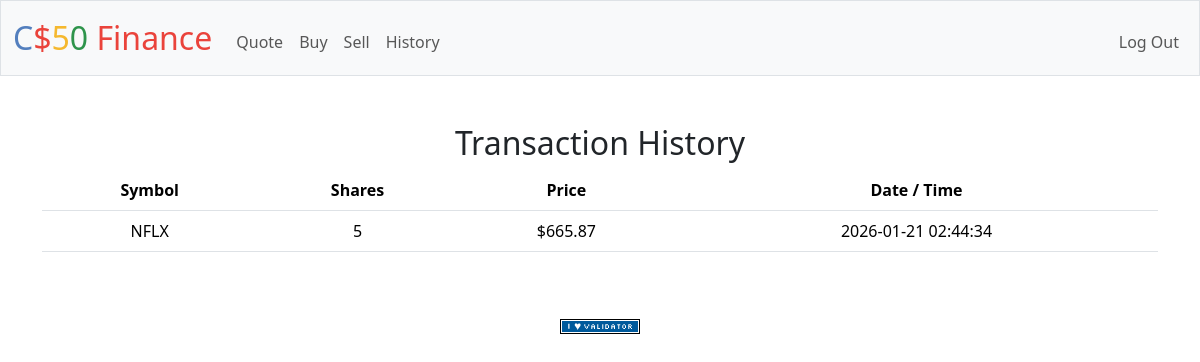
The app's page /history (signed in) with its own data.
### tables this page shows
CREATE TABLE transactions (
    id INTEGER PRIMARY KEY AUTOINCREMENT,
    user_id INTEGER NOT NULL,
    symbol TEXT NOT NULL,
    shares INTEGER NOT NULL,
    price NUMERIC NOT NULL,
    timestamp DATETIME DEFAULT CURRENT_TIMESTAMP
);

### app.py (the view)
@app.route("/history")
@login_required
def history():
    transactions = db.execute("""
        SELECT symbol, shares, price, timestamp
        FROM transactions
        WHERE user_id = ?
        ORDER BY timestamp DESC
    """, session["user_id"])
    return render_template("history.html", transactions=transactions)

### app.py (called while the page is built)
@app.after_request
def after_request(response):
    response.headers["Cache-Control"] = "no-cache, no-store, must-revalidate"
    response.headers["Expires"] = 0
    response.headers["Pragma"] = "no-cache"
    return response

### helpers.py (called while the page is built)
def login_required(f):
    @wraps(f)
    def decorated_function(*args, **kwargs):
        if session.get("user_id") is None:
            return redirect("/login")
        return f(*args, **kwargs)
    return decorated_function

def usd(value):
    try:
        return f"${value:,.2f}"
    except (TypeError, ValueError):
        return "$0.00"

### templates/history.html
{% extends "layout.html" %}
{% block main %}
<h2>Transaction History</h2>
<table class="table">
    <thead>
        <tr>
            <th>Symbol</th>
            <th>Shares</th>
            <th>Price</th>
            <th>Date / Time</th>
        </tr>
    </thead>
    <tbody>
        {% for t in transactions %}
        <tr>
            <td>{{ t.symbol }}</td>
            <td>{{ t.shares }}</td>
            <td>{{ t.price | usd }}</td>
            <td>{{ t.timestamp }}</td>
        </tr>
        {% endfor %}
    </tbody>
</table>
{% endblock %}

### records on screen
transactions: symbol "NFLX", shares "5", price "$665.87", timestamp "2026-01-21 02:44:34"
